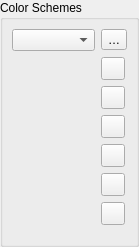
             <widget class="QWidget" name="scrollAreaWidgetContents">
              <property name="geometry">
               <rect>
                <x>0</x>
                <y>0</y>
                <width>139</width>
                <height>247</height>
               </rect>
              </property>
              <layout class="QHBoxLayout" name="horizontalLayout_46">
               <property name="leftMargin">
                <number>0</number>
               </property>
               <property name="topMargin">
                <number>0</number>
               </property>
               <property name="rightMargin">
                <number>0</number>
               </property>
               <property name="bottomMargin">
                <number>0</number>
               </property>
               <item>
                <widget class="QgsCollapsibleGroupBox" name="groupBox_7">
                 <property name="title">
                  <string>Color Schemes</string>
                 </property>
                 <layout class="QGridLayout" name="gridLayout_12">
                  <item row="7" column="1">
                   <spacer name="verticalSpacer_12">
                    <property name="orientation">
                     <enum>Qt::Vertical</enum>
                    </property>
                    <property name="sizeHint" stdset="0">
                     <size>
                      <width>20</width>
                      <height>40</height>
                     </size>
                    </property>
                   </spacer>
                  </item>
                  <item row="5" column="1">
                   <widget class="QToolButton" name="mButtonImportColors">
                    <property name="toolTip">
                     <string>Import colors from file</string>
                    </property>
                    <property name="text">
                     <string/>
                    </property>
                    <property name="icon">
                     <iconset resource="../../images/images.qrc">
                      <normaloff>:/images/themes/default/mActionFileOpen.svg</normaloff>:/images/themes/default/mActionFileOpen.svg</iconset>
                    </property>
                   </widget>
                  </item>
                  <item row="1" column="0" rowspan="8">
                   <widget class="QgsColorSchemeList" name="mTreeCustomColors" native="true">
                    <property name="focusPolicy">
                     <enum>Qt::StrongFocus</enum>
                    </property>
                   </widget>
                  </item>
                  <item row="4" column="1">
                   <widget class="QToolButton" name="mButtonPasteColors">
                    <property name="toolTip">
                     <string>Paste colors</string>
                    </property>
                    <property name="text">
                     <string/>
                    </property>
                    <property name="icon">
                     <iconset resource="../../images/images.qrc">
                      <normaloff>:/images/themes/default/mActionEditPaste.svg</normaloff>:/images/themes/default/mActionEditPaste.svg</iconset>
                    </property>
                   </widget>
                  </item>
                  <item row="1" column="1">
                   <widget class="QToolButton" name="mButtonAddColor">
                    <property name="toolTip">
                     <string>Add color</string>
                    </property>
                    <property name="text">
                     <string/>
                    </property>
                    <property name="icon">
                     <iconset resource="../../images/images.qrc">
                      <normaloff>:/images/themes/default/symbologyAdd.svg</normaloff>:/images/themes/default/symbologyAdd.svg</iconset>
                    </property>
                   </widget>
                  </item>
                  <item row="2" column="1">
                   <widget class="QToolButton" name="mButtonRemoveColor">
                    <property name="toolTip">
                     <string>Remove color</string>
                    </property>
                    <property name="text">
                     <string/>
                    </property>
                    <property name="icon">
                     <iconset resource="../../images/images.qrc">
                      <normaloff>:/images/themes/default/symbologyRemove.svg</normaloff>:/images/themes/default/symbologyRemove.svg</iconset>
                    </property>
                   </widget>
                  </item>
                  <item row="3" column="1">
                   <widget class="QToolButton" name="mButtonCopyColors">
                    <property name="toolTip">
                     <string>Copy colors</string>
                    </property>
                    <property name="text">
                     <string/>
                    </property>
                    <property name="icon">
                     <iconset resource="../../images/images.qrc">
                      <normaloff>:/images/themes/default/mActionEditCopy.svg</normaloff>:/images/themes/default/mActionEditCopy.svg</iconset>
                    </property>
                   </widget>
                  </item>
                  <item row="0" column="0">
                   <layout class="QHBoxLayout" name="horizontalLayout_22">
                    <item>
                     <widget class="QComboBox" name="mColorSchemesComboBox"/>
                    </item>
                   </layout>
                  </item>
                  <item row="6" column="1">
                   <widget class="QToolButton" name="mButtonExportColors">
                    <property name="toolTip">
                     <string>Export colors</string>
                    </property>
                    <property name="text">
                     <string/>
                    </property>
                    <property name="icon">
                     <iconset resource="../../images/images.qrc">
                      <normaloff>:/images/themes/default/mActionFileSave.svg</normaloff>:/images/themes/default/mActionFileSave.svg</iconset>
                    </property>
                   </widget>
                  </item>
                  <item row="0" column="1">
                   <widget class="QToolButton" name="mSchemeToolButton">
                    <property name="text">
                     <string>…</string>
                    </property>
                    <property name="popupMode">
                     <enum>QToolButton::InstantPopup</enum>
                    </property>
                   </widget>
                  </item>
                 </layout>
                </widget>
               </item>
              </layout>
             </widget>
